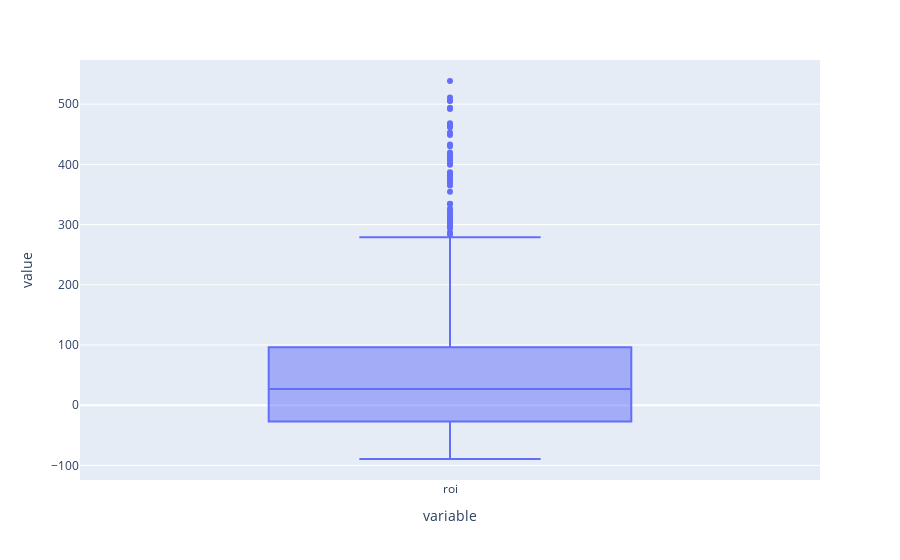

Here is the notebook cell this chart was saved with:
### Code cell
px.box(df['roi'])
# visualizando a distribuição do ROI onde pudemos detectar outliers em seu topo (bolinhas azuis)
# outliers são valores que estão muito afastados dos valores comuns mais agregados entre sí (valores atípicos)

### Figure 1 — Plotly figure (JSON) as saved in the notebook; plotly's stock layout.template omitted (floating-point values rounded to 4 significant figures; data arrays with more than 128 entries replaced by an {"elided": "..."} marker saying what was removed)
{"data": [{"alignmentgroup": "True", "hovertemplate": "variable=%{x}<br>value=%{y}<extra></extra>", "legendgroup": "", "marker": {"color": "#636efa"}, "name": "", "notched": false, "offsetgroup": "", "orientation": "v", "showlegend": false, "type": "box", "x": {"elided": "1096 str values"}, "x0": " ", "xaxis": "x", "y": {"elided": "1096 float values"}, "y0": " ", "yaxis": "y"}], "layout": {"boxmode": "group", "legend": {"tracegroupgap": 0}, "margin": {"t": 60}, "xaxis": {"anchor": "y", "domain": [0, 1], "title": {"text": "variable"}}, "yaxis": {"anchor": "x", "domain": [0, 1], "title": {"text": "value"}}}}
